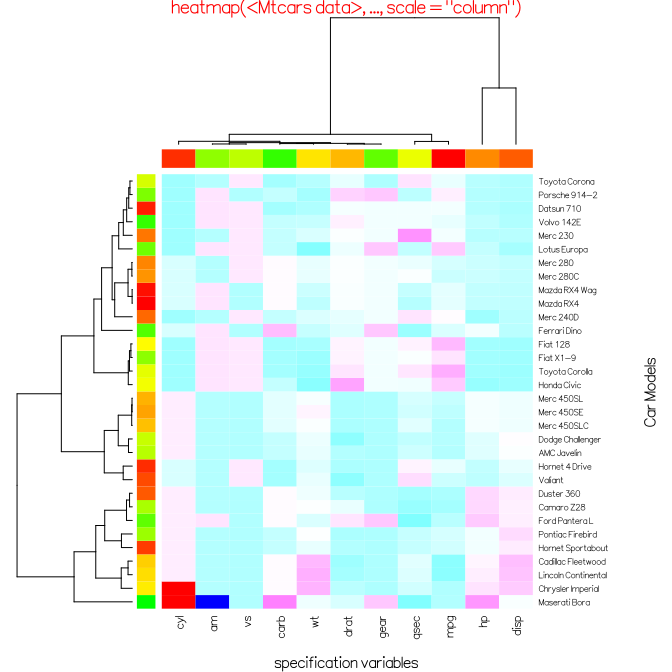

Here is the R script that generated this plot:
library(RGraphicsDevice)
source("inst/examples/IdentifyElements/device.R")
dev = metaDev()

x  <- as.matrix(mtcars)
rc <- rainbow(nrow(x), start=0, end=.3)
cc <- rainbow(ncol(x), start=0, end=.3)

hv <- heatmap(x, col = cm.colors(256), scale="column",
               RowSideColors = rc, ColSideColors = cc, margins=c(5,10),
              xlab = "specification variables", ylab= "Car Models",
              main = "heatmap(<Mtcars data>, ..., scale = \"column\")")

dev.off()
